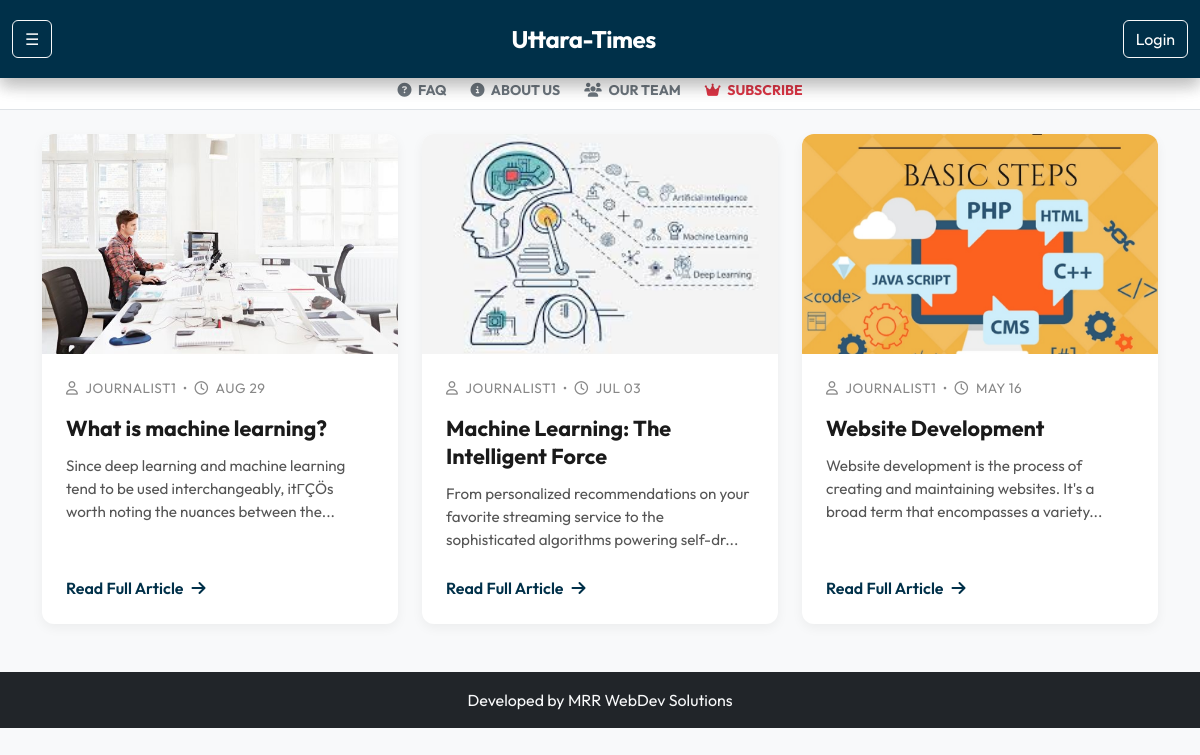
The page /index.php?tag_id=1 on the database its author committed.
### tables this page shows
CREATE TABLE `articles` (
  `article_id` int(11) NOT NULL AUTO_INCREMENT,
  `title` varchar(255) NOT NULL,
  `content` text NOT NULL,
  `image_url` varchar(255) DEFAULT NULL,
  `status` enum('draft','pending','approved','declined') DEFAULT 'draft',
  `created_at` timestamp NOT NULL DEFAULT current_timestamp(),
  `updated_at` timestamp NOT NULL DEFAULT current_timestamp() ON UPDATE current_timestamp(),
  `author_id` int(11) DEFAULT NULL,
  PRIMARY KEY (`article_id`),
  KEY `author_id` (`author_id`),
  CONSTRAINT `articles_ibfk_1` FOREIGN KEY (`author_id`) REFERENCES `users` (`user_id`) ON DELETE SET NULL
);

CREATE TABLE `users` (
  `user_id` int(11) NOT NULL AUTO_INCREMENT,
  `username` varchar(50) NOT NULL,
  `email` varchar(100) NOT NULL,
  `password_hash` varchar(255) NOT NULL,
  `role` enum('journalist','editor','user') NOT NULL,
  `created_at` timestamp NOT NULL DEFAULT current_timestamp(),
  `Is_active` int(11) NOT NULL,
  PRIMARY KEY (`user_id`),
  UNIQUE KEY `username` (`username`),
  UNIQUE KEY `email` (`email`)
);

### index.php (the view, shortened to what this page needs)
<?php
require_once 'db.php';
$subLink = 'subscription.php';
$tagFilter = isset($_GET['tag_id']) ? intval($_GET['tag_id']) : null;
$dateOrder = isset($_GET['date']) && $_GET['date'] === 'oldest' ? 'ASC' : 'DESC';
$query = "
    SELECT a.article_id, a.title, a.content, a.image_url, a.created_at, a.updated_at,
           u.username AS author
    FROM articles a
    LEFT JOIN users u ON a.author_id = u.user_id
";
$conditions = ["a.status = 'approved'"];
if ($tagFilter) {
    $query .= " JOIN article_tags at ON a.article_id = at.article_id";
    $conditions[] = "at.tag_id = $tagFilter";
}
if (!empty($conditions)) {
    $query .= " WHERE " . implode(" AND ", $conditions);
}
$query .= " ORDER BY a.updated_at $dateOrder LIMIT 12";
$result = $conn->query($query);
?>
<!DOCTYPE html>
<html lang="en">
<head>
    <link href="https://cdn.jsdelivr.net/npm/bootstrap@5.3.0/dist/css/bootstrap.min.css" rel="stylesheet" />
    <link href="https://cdnjs.cloudflare.com/ajax/libs/font-awesome/6.4.0/css/all.min.css" rel="stylesheet">
</head>
<body>
    <nav class="navbar navbar-expand-lg fixed-top shadow">
        <div class="container-fluid">
            <button class="btn btn-outline-light me-2" type="button" data-bs-toggle="offcanvas" data-bs-target="#sideMenu">
            </button>
            <a class="navbar-brand text-white" href="index.php">Uttara-Times</a>
            <a href="login.php" class="btn btn-outline-light text-white">Login</a>
        </div>
    </nav>
    <div class="container-fluid py-2 border-bottom" style="background:#fff;">
        <div class="d-flex justify-content-center align-items-center gap-4">
            <a href="faq.php" class="small fw-bold text-decoration-none text-secondary text-uppercase"><i class="fas fa-question-circle me-1"></i> FAQ</a>
            <a href="about.php" class="small fw-bold text-decoration-none text-secondary text-uppercase"><i class="fas fa-info-circle me-1"></i> About Us</a>
            <a href="contact.php" class="small fw-bold text-decoration-none text-secondary text-uppercase"><i class="fas fa-users me-1"></i> Our Team</a>
            <a href="<?= $subLink ?>" class="small fw-bold text-decoration-none text-danger text-uppercase"><i class="fas fa-crown me-1"></i> Subscribe</a>
        </div>
    </div>
    <nav class="navbar navbar-expand-lg fixed-top shadow">
        <div class="container-fluid">
            <button class="btn btn-outline-light me-2" type="button" data-bs-toggle="offcanvas" data-bs-target="#sideMenu">
                &#9776;
            </button>
            <a class="navbar-brand text-white" href="index.php">Uttara-Times</a>
            <a href="login.php" class="btn btn-outline-light text-white">Login</a>
        </div>
    </nav>
    <?php
    $sidebarAds = [];
    ?>
    <div class="container mt-4">
        <div class="row">
            <div class="<?= count($sidebarAds) > 0 ? 'col-lg-9' : 'col-12' ?>">
                <div class="row g-4">
                    <?php if ($result && $result->num_rows > 0): ?>
                        <?php while ($article = $result->fetch_assoc()): ?>
                            <div class="col-12 col-md-6 col-lg-<?= count($sidebarAds) > 0 ? '6' : '4' ?>">
                                <div class="article-card">
                                    <?php if (!empty($article['image_url'])): ?>
                                        <div style="overflow:hidden">
                                            <img src="<?= htmlspecialchars($article['image_url']) ?>" class="article-image" alt="Article Image">
                                        </div>
                                    <?php endif; ?>
                                    <div class="article-content">
                                        <div class="article-meta">
                                            <i class="far fa-user me-1"></i> <?= htmlspecialchars($article['author']) ?> &nbsp;&bull;&nbsp; <i class="far fa-clock me-1"></i> <?= date('M d', strtotime($article['updated_at'])) ?>
                                        </div>
                                        <a href="view_article.php?id=<?= $article['article_id'] ?>" class="text-decoration-none">
                                            <h2 class="article-title"><?= htmlspecialchars($article['title']) ?></h2>
                                        </a>
                                        <p class="article-excerpt"><?= nl2br(htmlspecialchars(mb_strimwidth($article['content'], 0, 120, '...'))) ?></p>
                                        <a href="view_article.php?id=<?= $article['article_id'] ?>" class="read-more-btn">Read Full Article <i class="fas fa-arrow-right ms-2"></i></a>
                                    </div>
                                </div>
                            </div>
                        <?php endwhile; ?>
                    <?php else: ?>
                        <p class="text-center text-muted">No articles found with current filters.</p>
                    <?php endif; ?>
                </div>
            </div>
        </div>
    </div>
    <footer class="bg-dark text-light text-center py-3 mt-5" style="position:relative;z-index:10;">
        Developed by MRR WebDev Solutions
    </footer>
</body>
</html>

### index.php (style rules this page uses)
body { background-color: #f8f9fa; padding-top: 4.5rem; font-family: 'Outfit', sans-serif; }
.navbar { background-color: #003049 !important; padding: 1rem 0; }
.navbar-brand { font-weight: 700; letter-spacing: -0.5px; font-size: 1.5rem; }
.article-card { background: #fff; border: none; border-radius: 12px; overflow: hidden; box-shadow: 0 4px 12px rgba(0, 0, 0, 0.05); transition: all 0.3s cubic-bezier(0.25, 0.8, 0.25, 1); height: 100%; display: flex; flex-direction: column; }
.article-image { height: 220px; object-fit: cover; width: 100%; transition: transform 0.5s ease; }
.article-content { padding: 1.5rem; flex-grow: 1; display: flex; flex-direction: column; }
.article-title { font-size: 1.35rem; font-weight: 700; color: #1a1a1a; margin-bottom: 0.8rem; line-height: 1.3; }
.article-meta { font-size: 0.85rem; color: #888; margin-bottom: 1rem; text-transform: uppercase; letter-spacing: 0.5px; }
.article-excerpt { color: #555; font-size: 0.95rem; flex-grow: 1; margin-bottom: 1.5rem; }
.read-more-btn { color: #003049; font-weight: 600; text-decoration: none; display: inline-flex; align-items: center; align-self: flex-start; }

### rows shown on the page
articles: image_url (picture), author.username "JOURNALIST1", updated_at "AUG 29", title "What is machine learning?", content "Since deep learning and machine learning tend to be used interchangeably, itΓÇÖs worth noting the nuances between the..."
articles: image_url (picture), author.username "JOURNALIST1", updated_at "JUL 03", title "Machine Learning: The Intelligent Force", content "From personalized recommendations on your favorite streaming service to the sophisticated algorithms powering self-dr..."
articles: image_url (picture), author.username "JOURNALIST1", updated_at "MAY 16", title "Website Development", content "Website development is the process of creating and maintaining websites. It's a broad term that encompasses a variety..."
